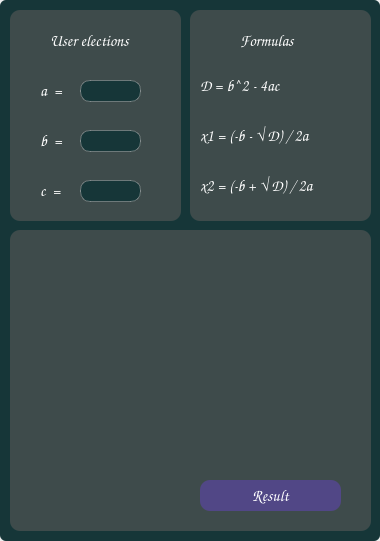
<?xml version="1.0" encoding="UTF-8"?>
<ui version="4.0">
 <class>Diskriminant</class>
 <widget class="QMainWindow" name="Diskriminant">
  <property name="geometry">
   <rect>
    <x>0</x>
    <y>0</y>
    <width>380</width>
    <height>541</height>
   </rect>
  </property>
  <property name="windowTitle">
   <string>MainWindow</string>
  </property>
  <property name="windowIcon">
   <iconset>
    <normaloff>../../icons/dicon.png</normaloff>../../icons/dicon.png</iconset>
  </property>
  <property name="accessibleName">
   <string>Diskriminant</string>
  </property>
  <property name="styleSheet">
   <string notr="true">border-radius: 6px;
</string>
  </property>
  <widget class="QWidget" name="centralwidget">
   <property name="styleSheet">
    <string notr="true">QLineEdit{
    border: 1px solid rgba(255, 246, 246,80);
    border-radius: 10px;
    font-family: Comic Sans MS;
    font-size: 16px;
    color: white;
    background-color: rgb(62, 75, 75)
}

QLabel{
    border-radius: 10px;
    font-family: Comic Sans MS;
    color:white;
    font-size: 16px;
    background-color: rgb(62, 75, 75);
    border:none;
} 

QWidget{
    background-color: rgb(22, 54, 56);
}

QPushButton{
    background-color: rgba(116, 63, 240,90);
    font-family: Comic Sans MS;
    font-size: 16px;
    border: 1px solid rgba(247,247,247,80);
    border-radius: 10px;
    color: white;
}

QPushButton:hover{
    opacity: 0.2;
    transition: all 0.5s;
}

QPushButton:pressed{
    background-color: rgba(116, 63, 240,90);
	border: 1px solid rgba(247,247,247,80);
}

QFrame{
    background-color: rgb(62, 75, 75);
    border-radius: 10px;
    border: none;
} 

QComboBox{
    font-family: Comic Sans MS;
    font-size: 16px;
    background-color:rgb(86, 83, 90);
    border-radius: 10px;
    border:1px solid rgb(113, 111, 117);
	color:white;
}

QPlainTextEdit{
	border: 1px solid rgba(247,247,247,80);
    border-radius: 10px;
    font-family: Comic Sans MS;
    font-size: 14px;
    color: white;
    background-color:rgb(86, 83, 90)
}</string>
   </property>
   <widget class="QFrame" name="frame">
    <property name="geometry">
     <rect>
      <x>10</x>
      <y>10</y>
      <width>171</width>
      <height>211</height>
     </rect>
    </property>
    <property name="frameShape">
     <enum>QFrame::StyledPanel</enum>
    </property>
    <property name="frameShadow">
     <enum>QFrame::Raised</enum>
    </property>
    <widget class="QLabel" name="label">
     <property name="geometry">
      <rect>
       <x>40</x>
       <y>20</y>
       <width>111</width>
       <height>20</height>
      </rect>
     </property>
     <property name="text">
      <string>User elections</string>
     </property>
    </widget>
    <widget class="QLabel" name="label_7">
     <property name="geometry">
      <rect>
       <x>30</x>
       <y>70</y>
       <width>31</width>
       <height>21</height>
      </rect>
     </property>
     <property name="text">
      <string>a  =</string>
     </property>
    </widget>
    <widget class="QLabel" name="label_8">
     <property name="geometry">
      <rect>
       <x>30</x>
       <y>120</y>
       <width>31</width>
       <height>21</height>
      </rect>
     </property>
     <property name="text">
      <string>b  =</string>
     </property>
    </widget>
    <widget class="QLabel" name="label_9">
     <property name="geometry">
      <rect>
       <x>30</x>
       <y>170</y>
       <width>31</width>
       <height>21</height>
      </rect>
     </property>
     <property name="text">
      <string>c  =</string>
     </property>
    </widget>
    <widget class="QLineEdit" name="lineEditA">
     <property name="geometry">
      <rect>
       <x>70</x>
       <y>70</y>
       <width>61</width>
       <height>22</height>
      </rect>
     </property>
    </widget>
    <widget class="QLineEdit" name="lineEditB">
     <property name="geometry">
      <rect>
       <x>70</x>
       <y>120</y>
       <width>61</width>
       <height>22</height>
      </rect>
     </property>
    </widget>
    <widget class="QLineEdit" name="lineEditC">
     <property name="geometry">
      <rect>
       <x>70</x>
       <y>170</y>
       <width>61</width>
       <height>22</height>
      </rect>
     </property>
    </widget>
   </widget>
   <widget class="QFrame" name="frame_2">
    <property name="geometry">
     <rect>
      <x>190</x>
      <y>10</y>
      <width>181</width>
      <height>211</height>
     </rect>
    </property>
    <property name="frameShape">
     <enum>QFrame::StyledPanel</enum>
    </property>
    <property name="frameShadow">
     <enum>QFrame::Raised</enum>
    </property>
    <widget class="QLabel" name="label_2">
     <property name="geometry">
      <rect>
       <x>50</x>
       <y>20</y>
       <width>81</width>
       <height>20</height>
      </rect>
     </property>
     <property name="text">
      <string>Formulas</string>
     </property>
    </widget>
    <widget class="QLabel" name="label_10">
     <property name="geometry">
      <rect>
       <x>10</x>
       <y>60</y>
       <width>151</width>
       <height>31</height>
      </rect>
     </property>
     <property name="text">
      <string>D = b^2 - 4ac</string>
     </property>
    </widget>
    <widget class="QLabel" name="label_11">
     <property name="geometry">
      <rect>
       <x>10</x>
       <y>110</y>
       <width>151</width>
       <height>31</height>
      </rect>
     </property>
     <property name="text">
      <string>x1 = (-b - √D) / 2a</string>
     </property>
    </widget>
    <widget class="QLabel" name="label_12">
     <property name="geometry">
      <rect>
       <x>10</x>
       <y>160</y>
       <width>151</width>
       <height>31</height>
      </rect>
     </property>
     <property name="text">
      <string>x2 = (-b + √D) / 2a</string>
     </property>
    </widget>
   </widget>
   <widget class="QFrame" name="frame_3">
    <property name="geometry">
     <rect>
      <x>10</x>
      <y>230</y>
      <width>361</width>
      <height>301</height>
     </rect>
    </property>
    <property name="frameShape">
     <enum>QFrame::StyledPanel</enum>
    </property>
    <property name="frameShadow">
     <enum>QFrame::Raised</enum>
    </property>
    <widget class="QLabel" name="labelResult1">
     <property name="geometry">
      <rect>
       <x>20</x>
       <y>20</y>
       <width>321</width>
       <height>31</height>
      </rect>
     </property>
     <property name="text">
      <string/>
     </property>
    </widget>
    <widget class="QLabel" name="labelResult2">
     <property name="geometry">
      <rect>
       <x>20</x>
       <y>70</y>
       <width>321</width>
       <height>31</height>
      </rect>
     </property>
     <property name="text">
      <string/>
     </property>
    </widget>
    <widget class="QLabel" name="labelResult3">
     <property name="geometry">
      <rect>
       <x>20</x>
       <y>120</y>
       <width>321</width>
       <height>31</height>
      </rect>
     </property>
     <property name="text">
      <string/>
     </property>
    </widget>
    <widget class="QLabel" name="labelResult4">
     <property name="geometry">
      <rect>
       <x>20</x>
       <y>180</y>
       <width>321</width>
       <height>31</height>
      </rect>
     </property>
     <property name="text">
      <string/>
     </property>
    </widget>
    <widget class="QPushButton" name="calculateButton">
     <property name="geometry">
      <rect>
       <x>190</x>
       <y>250</y>
       <width>141</width>
       <height>31</height>
      </rect>
     </property>
     <property name="styleSheet">
      <string notr="true">border: none;
</string>
     </property>
     <property name="text">
      <string>Result</string>
     </property>
    </widget>
   </widget>
  </widget>
 </widget>
 <resources/>
 <connections/>
</ui>
